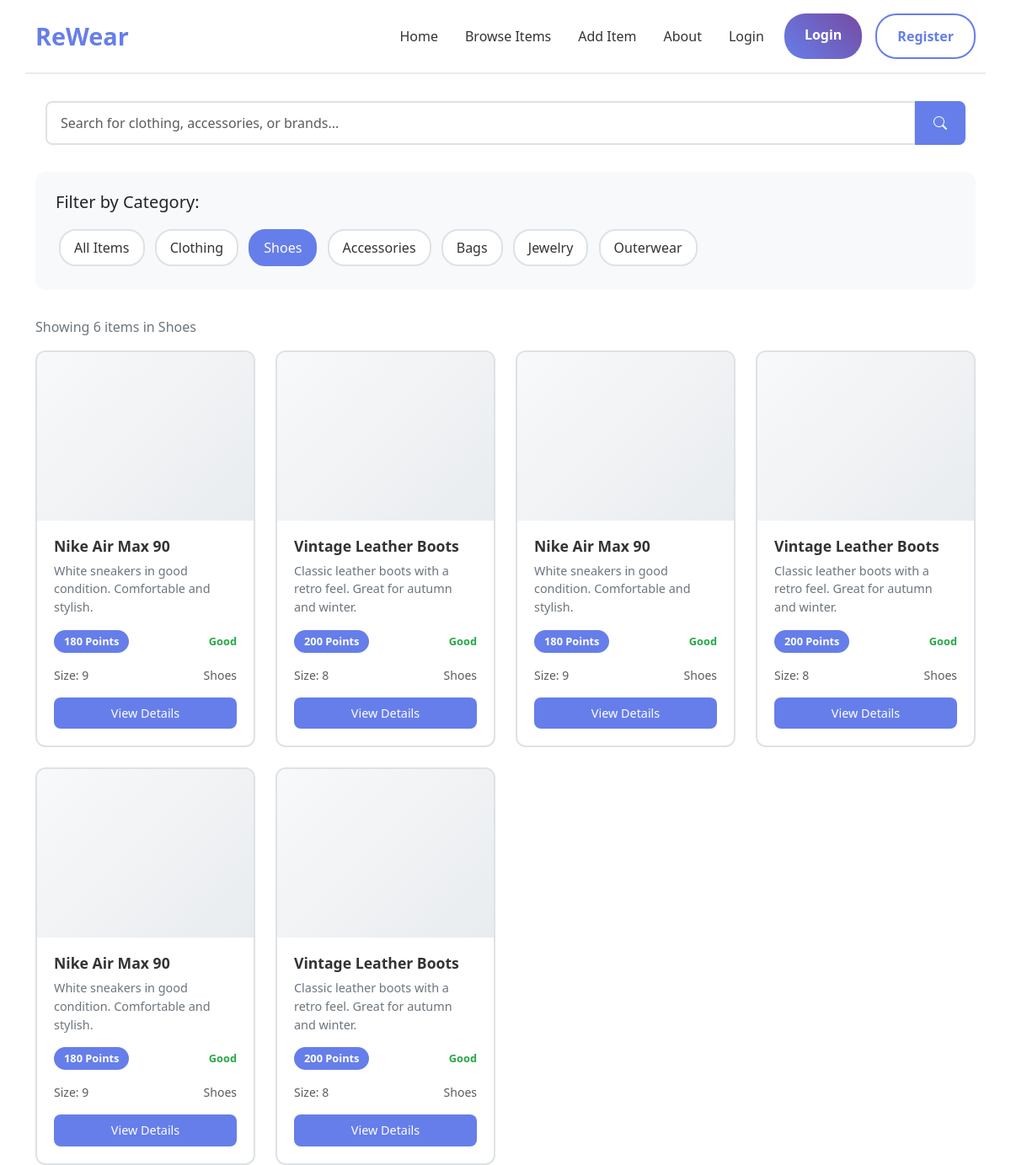
Page /item_details?category=shoes&search= on the committed database.
### app/models.py (models this page shows)
class Item(db.Model):
    id = db.Column(db.Integer, primary_key=True)
    title = db.Column(db.String(100), nullable=False)
    description = db.Column(db.Text, nullable=False)
    category = db.Column(db.String(50), nullable=False)
    type = db.Column(db.String(50), nullable=False)
    size = db.Column(db.String(20), nullable=False)
    condition = db.Column(db.String(20), nullable=False)
    tags = db.Column(db.String(200))
    image_filename = db.Column(db.String(100))
    points_value = db.Column(db.Integer, default=10)
    is_available = db.Column(db.Boolean, default=True)
    is_approved = db.Column(db.Boolean, default=False)
    created_at = db.Column(db.DateTime, default=datetime.utcnow)
    user_id = db.Column(db.Integer, db.ForeignKey('user.id'), nullable=False)
    swap_requests = db.relationship('SwapRequest', foreign_keys='SwapRequest.item_id', backref='item', lazy=True)

### app/routes/main_routes.py (the view, shortened to what this page needs)
@main.route('/item_details')
def item_details():
    category = request.args.get('category', '')
    search = request.args.get('search', '')
    selected_item_id = request.args.get('item', '')
    query = Item.query.filter_by(is_available=True, is_approved=True)
    if category:
        query = query.filter_by(category=category)
    if search:
        query = query.filter(Item.title.contains(search) | Item.description.contains(search))
    items = query.all()
    selected_item = None
    similar_items = []
    return render_template('item_details.html',
                         items=items,
                         category=category,
                         search=search,
                         selected_item=selected_item,
                         similar_items=similar_items,
                         get_category_icon=get_category_icon)

### app/routes/main_routes.py (called while the page is built)
def get_category_icon(category):
    mapping = {
        'clothing': 'tshirt',
        'shoes': 'shoe-sole',
        'accessories': 'handbag',
        'bags': 'handbag',
        'jewelry': 'gem',
        'outerwear': 'cloud-drizzle',
        'casual': 'tshirt',
        'formal': 'person-lines-fill',
        'default': 'box'
    }
    return mapping.get(category, 'box')

### app/templates/item_details.html (shortened to what this page needs)
<!DOCTYPE html>
<html lang="en">
<head>
    <link href="https://cdnjs.cloudflare.com/ajax/libs/bootstrap/5.3.0/css/bootstrap.min.css" rel="stylesheet">
    <link href="https://cdnjs.cloudflare.com/ajax/libs/bootstrap-icons/1.10.0/font/bootstrap-icons.min.css" rel="stylesheet">
</head>
<body>
    <div class="container-fluid main-container">
        <div class="container">
            <div class="row header align-items-center">
                <div class="col">
                    <a href="{{ url_for('main.index') }}" class="logo">ReWear</a>
                </div>
                <div class="col-auto">
                    <ul class="nav-links">
                        <li><a href="{{ url_for('main.index') }}">Home</a></li>
                        <li><a href="{{ url_for('main.item_details') }}">Browse Items</a></li>
                        {% if current_user.is_authenticated %}
                            <li><a href="{{ url_for('items.add_item') }}">Add Item</a></li>
                        {% else %}
                            <li><a href="{{ url_for('auth.login') }}" onclick="alert('Please login to add items!')">Add Item</a></li>
                        {% endif %}
                        <li><a href="{{ url_for('main.about') }}">About</a></li>
                        {% if current_user.is_authenticated %}
                            <li><a href="{{ url_for('main.dashboard') }}">Dashboard</a></li>
                            <li><a href="{{ url_for('auth.logout') }}">Logout</a></li>
                        {% else %}
                            <li><a href="{{ url_for('auth.login') }}">Login</a></li>
                        {% endif %}
                    </ul>
                </div>
                <div class="col-auto">
                    <div class="auth-buttons">
                        {% if current_user.is_authenticated %}
                            <a href="{{ url_for('main.dashboard') }}" class="btn btn-primary">Dashboard</a>
                            <a href="{{ url_for('auth.logout') }}" class="btn btn-secondary">Logout</a>
                        {% else %}
                            <a href="{{ url_for('auth.login') }}" class="btn btn-primary">Login</a>
                            <a href="{{ url_for('auth.login') }}" class="btn btn-secondary">Register</a>
                        {% endif %}
                    </div>
                </div>
            </div>
            <div class="row search-container">
                <div class="col">
                    <form method="GET" action="{{ url_for('main.item_details') }}">
                        <div class="input-group">
                            <input type="text" class="form-control search-input" name="search" placeholder="Search for clothing, accessories, or brands..." value="{{ search }}">
                            <button class="btn search-btn" type="submit">
                                <i class="bi bi-search"></i>
                            </button>
                        </div>
                    </form>
                </div>
            </div>
            <div class="row">
                <div class="col-12">
                    <div class="filters-container">
                        <h5 class="mb-3">Filter by Category:</h5>
                        <a href="{{ url_for('main.item_details', search=search) }}" class="filter-btn {% if not category %}active{% endif %}">All Items</a>
                        <a href="{{ url_for('main.item_details', category='clothing', search=search) }}" class="filter-btn {% if category == 'clothing' %}active{% endif %}">Clothing</a>
                        <a href="{{ url_for('main.item_details', category='shoes', search=search) }}" class="filter-btn {% if category == 'shoes' %}active{% endif %}">Shoes</a>
                        <a href="{{ url_for('main.item_details', category='accessories', search=search) }}" class="filter-btn {% if category == 'accessories' %}active{% endif %}">Accessories</a>
                        <a href="{{ url_for('main.item_details', category='bags', search=search) }}" class="filter-btn {% if category == 'bags' %}active{% endif %}">Bags</a>
                        <a href="{{ url_for('main.item_details', category='jewelry', search=search) }}" class="filter-btn {% if category == 'jewelry' %}active{% endif %}">Jewelry</a>
                        <a href="{{ url_for('main.item_details', category='outerwear', search=search) }}" class="filter-btn {% if category == 'outerwear' %}active{% endif %}">Outerwear</a>
                    </div>
                </div>
            </div>
            <div class="row">
                <div class="col-12">
                    <div class="results-info">
                        {% if search or category %}
                            Showing {{ items|length }} item{% if items|length != 1 %}s{% endif %}
                            {% if category %}in {{ category.title() }}{% endif %}
                        {% else %}
                            Showing all {{ items|length }} available items
                        {% endif %}
                    </div>
                </div>
            </div>
            <div class="row g-4">
                {% if items %}
                    {% for item in items %}
                    <div class="col-xl-3 col-lg-4 col-md-6">
                        <div class="product-card" data-item-id="{{ item.id }}" onclick="viewItem(this.dataset.itemId)">
                            <div class="product-image">
                            </div>
                            <div class="product-info">
                                <h3>{{ item.title or 'Untitled Item' }}</h3>
                                <p>{{ (item.description or '')[:100] }}{% if (item.description or '')|length > 100 %}...{% endif %}</p>
                                <div class="product-meta">
                                    <span class="points">{{ item.points_value or 0 }} Points</span>
                                    <span class="condition">{{ item.condition.replace('_', ' ').title() if item.condition else 'N/A' }}</span>
                                </div>
                                <div class="product-meta">
                                    <small class="text-muted">Size: {{ item.size }}</small>
                                    <small class="text-muted">{{ item.category.title() }}</small>
                                </div>
                                <button class="btn btn-product">View Details</button>
                            </div>
                        </div>
                    </div>
                    {% endfor %}
                {% endif %}
            </div>
        </div>
    </div>
</body>
</html>

### app/templates/item_details.html (style rules this page uses)
body { background: linear-gradient(135deg, #667eea 0%, #764ba2 100%); min-height: 100vh; font-family: 'Segoe UI', Tahoma, Geneva, Verdana, sans-serif; }
.main-container { background: white; min-height: 100vh; box-shadow: 0 0 20px rgba(0,0,0,0.1); }
.header { border-bottom: 2px solid #e9ecef; padding: 1rem 0; }
.logo { font-size: 1.8rem; font-weight: bold; color: #667eea; text-decoration: none; }
.nav-links { display: flex; list-style: none; gap: 2rem; margin: 0; padding: 0; }
.nav-links a { text-decoration: none; color: #333; font-weight: 500; transition: color 0.3s; }
.auth-buttons { display: flex; gap: 1rem; }
.btn { padding: 0.8rem 1.5rem; border: none; border-radius: 25px; font-weight: 600; cursor: pointer; transition: all 0.3s ease; text-decoration: none; display: inline-block; text-align: center; }
.btn-primary { background: linear-gradient(45deg, #667eea, #764ba2); color: white; }
.btn-secondary { background: transparent; color: #667eea; border: 2px solid #667eea; }
.search-container { margin: 2rem 0; }
.search-input { border: 2px solid #dee2e6; border-radius: 8px; padding: 12px 16px; font-size: 1rem; }
.search-btn { background: #667eea; border: 2px solid #667eea; color: white; border-radius: 8px; padding: 12px 20px; font-size: 1rem; transition: all 0.3s ease; }
.filters-container { background: #f8f9fa; border-radius: 12px; padding: 1.5rem; margin-bottom: 2rem; }
.filter-btn { background: white; border: 2px solid #dee2e6; color: #333; padding: 0.5rem 1rem; border-radius: 20px; margin: 0.25rem; transition: all 0.3s ease; text-decoration: none; display: inline-block; }
.filter-btn.active { background: #667eea; border-color: #667eea; color: white; }
.product-card { background: white; border: 2px solid #dee2e6; border-radius: 12px; overflow: hidden; transition: all 0.3s ease; cursor: pointer; height: 100%; }
.product-image { height: 200px; background: linear-gradient(135deg, #f8f9fa, #e9ecef); display: flex; align-items: center; justify-content: center; font-size: 1rem; color: #6c757d; font-weight: 500; }
.product-info { padding: 1.25rem; }
.product-info h3 { font-size: 1.1rem; margin-bottom: 0.5rem; color: #333; font-weight: 600; }
.product-info p { color: #6c757d; font-size: 0.9rem; margin-bottom: 1rem; }
.product-meta { display: flex; justify-content: space-between; align-items: center; margin-bottom: 1rem; }
.points { background: #667eea; color: white; padding: 0.25rem 0.75rem; border-radius: 15px; font-size: 0.8rem; font-weight: bold; }
.condition { color: #28a745; font-weight: 600; font-size: 0.8rem; }
.btn-product { background: #667eea; border: none; color: white; padding: 0.5rem 1rem; border-radius: 8px; width: 100%; font-size: 0.9rem; font-weight: 500; transition: background 0.3s; }
.results-info { color: #6c757d; margin-bottom: 1rem; }

### rows in the picture
Item: title "Nike Air Max 90", description "White sneakers in good condition. Comfortable and stylish.", points_value "180", condition.replace "Good", size "9", category "Shoes"
Item: title "Vintage Leather Boots", description "Classic leather boots with a retro feel. Great for autumn and winter.", points_value "200", condition.replace "Good", size "8", category "Shoes"
Item: title "Nike Air Max 90", description "White sneakers in good condition. Comfortable and stylish.", points_value "180", condition.replace "Good", size "9", category "Shoes"
Item: title "Vintage Leather Boots", description "Classic leather boots with a retro feel. Great for autumn and winter.", points_value "200", condition.replace "Good", size "8", category "Shoes"
Item: title "Nike Air Max 90", description "White sneakers in good condition. Comfortable and stylish.", points_value "180", condition.replace "Good", size "9", category "Shoes"
Item: title "Vintage Leather Boots", description "Classic leather boots with a retro feel. Great for autumn and winter.", points_value "200", condition.replace "Good", size "8", category "Shoes"

### other values in the picture
{{ items|length }} "6"
{{ category.title() }} "Shoes"
